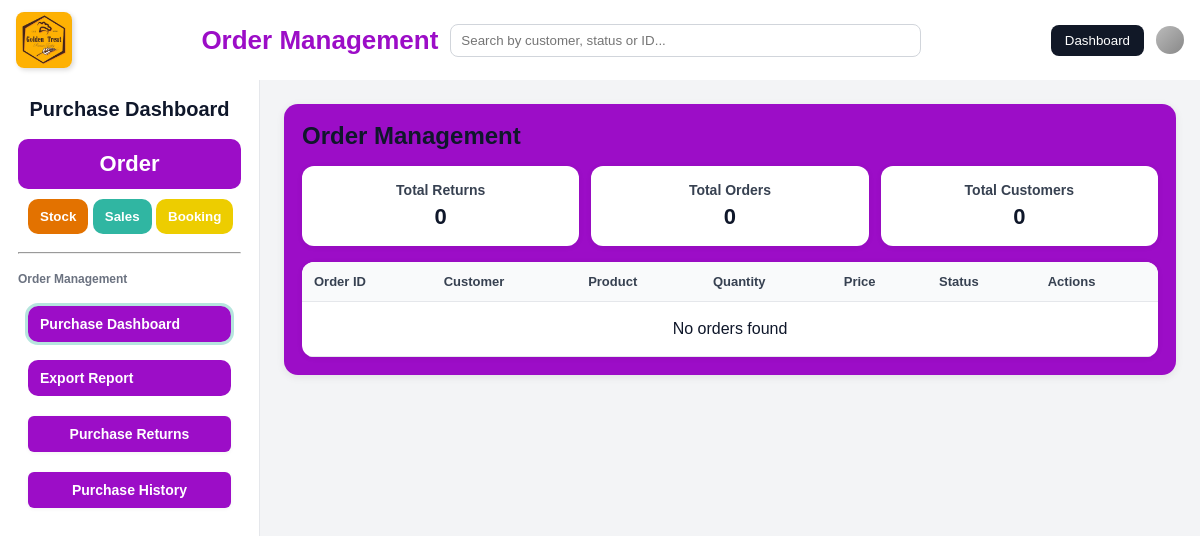
Page /order/order.php on the earlier database version.
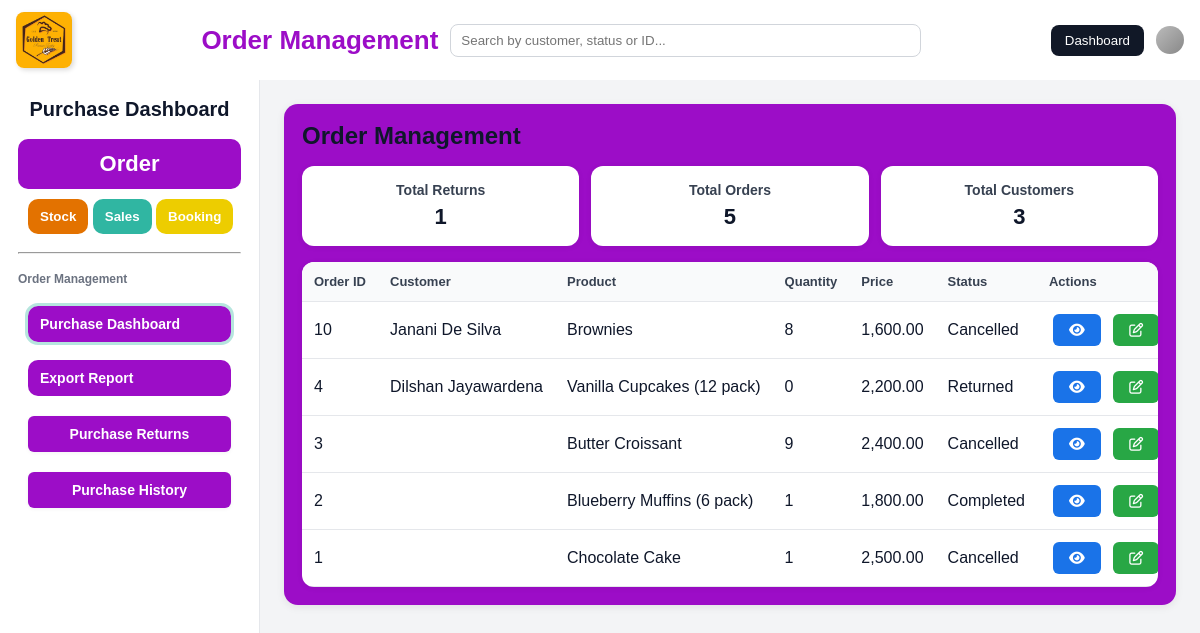
Same page on the later database version.
### tables this page shows
CREATE TABLE `orders` (
  `id` int(11) NOT NULL,
  `order_number` varchar(64) DEFAULT NULL,
  `user_id` int(11) DEFAULT NULL,
  `order_date` date NOT NULL,
  `customer_name` varchar(100) NOT NULL,
  `customer_email` varchar(255) NOT NULL,
  `product` varchar(100) NOT NULL,
  `quantity` int(11) NOT NULL DEFAULT 1,
  `original_quantity` int(11) NOT NULL DEFAULT 0,
  `price` decimal(10,2) NOT NULL DEFAULT 0.00,
  `total_amount` decimal(10,2) NOT NULL DEFAULT 0.00,
  `original_price` decimal(10,2) NOT NULL DEFAULT 0.00,
  `status` varchar(60) NOT NULL DEFAULT 'Order Received',
  `created_at` timestamp NOT NULL DEFAULT current_timestamp(),
  `updated_at` timestamp NOT NULL DEFAULT current_timestamp() ON UPDATE current_timestamp(),
  `customer_phone` varchar(32) DEFAULT NULL,
  `order_summary` longtext DEFAULT NULL,
  `deleted_at` datetime DEFAULT NULL,
  `deleted_by` int(11) DEFAULT NULL
);

### order/order.php (the view, shortened to what this page needs)
<?php
$host = "localhost";
$user = "root";
$pass = "";
$db   = "golden_treat";
$conn = new mysqli($host, $user, $pass, $db);
$conn->set_charset('utf8mb4');
$sql = "SELECT id, order_date, customer_name, product, quantity, price, status
        FROM orders
        WHERE deleted_at IS NULL
        ORDER BY id DESC";
$stmt = $conn->prepare($sql);
$stmt->execute();
$result = $stmt->get_result();
$orders = $result->fetch_all(MYSQLI_ASSOC);
$res2 = $conn->query("SELECT COUNT(*) AS total_orders FROM orders WHERE deleted_at IS NULL");
$row2 = $res2->fetch_assoc();
$totalOrders = (int)$row2['total_orders'];
$res3 = $conn->query("SELECT COUNT(*) AS total_returns FROM orders WHERE status = 'Returned' AND deleted_at IS NULL");
$row3 = $res3 ? $res3->fetch_assoc() : null; $totalReturns = (int)($row3['total_returns'] ?? 0);
$res4 = $conn->query("SELECT COUNT(DISTINCT customer_name) AS total_customers FROM orders WHERE deleted_at IS NULL"); $row4 = $res4 ? $res4->fetch_assoc() : null; $totalCustomers = (int)($row4['total_customers'] ?? 0);
?>
<!DOCTYPE html>
<html lang="en">
<head>
  <link rel="stylesheet" href="css/order_style.css">
  <link rel="stylesheet" href="https://cdnjs.cloudflare.com/ajax/libs/font-awesome/6.6.0/css/all.min.css"/>
</head>
<body>
  <div class="header">
    <div class="header-left"><img src="logo.jpg" alt="Logo" /></div>
    <div class="header-middle">
      <div class="header-middle-title">Order Management</div>
      <div class="search-bar"><input id="globalSearch" type="text" placeholder="Search by customer, status or ID..." />
      </div>
    </div>
    <div class="header-right">
  <button class="role-btn" onclick="window.location.href='index.html'">Dashboard</button>
      <div class="user-icon"></div>
    </div>
  </div>
  <div class="layout">
    <aside class="sidebar">
      <h1>Purchase Dashboard</h1>
      <nav>
        <button class="salesbtn" disabled>Order</button>
        <div class="otherbtn">
     <button class="Sbtn" onclick="window.location.href='../stoke/stock.php'">Stock</button>
    <button class="Ubtn" onclick="window.location.href='../sales/index.php'">Sales</button>
    <button class="Bbtn" onclick="window.location.href='../booking/index.html'">Booking</button>
        </div>
        <hr />
        <p>Order Management</p>
        <div class="salebtn">
          <button class="tab-btn active" data-page="sales-dashboard">Purchase Dashboard</button>
          <button class="tab-btn" data-page="sales-export">Export Report</button>
          <button type="button" class="orderhistory" onclick="window.location.href='purchase_returns.php'">Purchase Returns</button>
          <button type="button" class="orderhistory" onclick="window.location.href='purchase_history.php'">Purchase History</button>
        </div>
      </nav>
    </aside>
<main class="free-area">
      <section id="orders" class="panel active">
         <div class="content">
        <h2>Order Management</h2>
         <div class="cards">
            <div class="card">
              <h3>Total Returns</h3>
              <p id="cardTotal"><?= $totalReturns ?></p>
            </div>
            <div class="card">
              <h3>Total Orders</h3>
              <p id="cardOrders"><?= $totalOrders ?></p>
            </div>
            <div class="card">
              <h3>Total Customers</h3>
              <p id="cardCustomers"><?= $totalCustomers ?></p>
            </div>
          </div>
        <div class="table-wrap">
        <table>
          <thead>
            <tr>
              <th>Order ID</th>
              <th>Customer</th>
              <th>Product</th>
              <th>Quantity</th>
              <th>Price</th>
              <th>Status</th>
              <th>Actions</th>
            </tr>
          </thead>
          <tbody id="orderTable">
            <?php if(empty($orders)): ?>
              <tr><td colspan="7" style="text-align:center;padding:18px">No orders found</td></tr>
            <?php else: foreach($orders as $o): ?>
              <tr>
                <td><?= htmlspecialchars($o['id']) ?></td>
                <td><?= htmlspecialchars($o['customer_name']) ?></td>
                <td><?= htmlspecialchars($o['product']) ?></td>
                <td><?= (int)$o['quantity'] ?></td>
                <td><?= number_format((float)$o['price'], 2) ?></td>
                <td><?= htmlspecialchars($o['status']) ?></td>
                <td>
                  <button class="btnview"
                    type="button"
                    data-id="<?= htmlspecialchars($o['id']) ?>"
                    data-order-date="<?= htmlspecialchars($o['order_date']) ?>"
                    data-customer_name="<?= htmlspecialchars($o['customer_name']) ?>"
                    data-product="<?= htmlspecialchars($o['product']) ?>"
                    data-quantity="<?= (int)$o['quantity'] ?>"
                    data-price="<?= htmlspecialchars($o['price']) ?>"
                    data-status="<?= htmlspecialchars($o['status']) ?>">
                    <i class="fa-solid fa-eye"></i>
                  </button>
                  <button class="btnupdate"
                    type="button"
                    data-id="<?= htmlspecialchars($o['id']) ?>"
                    data-order-date="<?= htmlspecialchars($o['order_date']) ?>"
                    data-customer="<?= htmlspecialchars($o['customer_name']) ?>"
                    data-product="<?= htmlspecialchars($o['product']) ?>"
                    data-quantity="<?= (int)$o['quantity'] ?>"
                    data-price="<?= htmlspecialchars($o['price']) ?>"
                    data-status="<?= htmlspecialchars($o['status']) ?>">
                    <i class="fa-regular fa-pen-to-square"></i>
                  </button>
                </td>
              </tr>
            <?php endforeach; endif; ?>
          </tbody>
        </table>
        </div>
      </section>
    </main>
  </div>
</body>
</html>

### order/css/order_style.css (style rules this page uses)
:root { --brand: #9c0dc7; --ink: #111827; --paper: #fff; --muted: #6b7280; --soft: #e5e7eb; --warn: #ffc107; --danger: #dc3545; --primary: #007bff; }
* { margin: 0; padding: 0; box-sizing: border-box }
body { font-family: Arial, Helvetica, sans-serif; background: #f4f6f9; color: #0f172a; min-height: 100vh; display: flex; flex-direction: column }
.header { display: flex; align-items: center; justify-content: space-between; background: #fff; padding: 12px 16px; box-shadow: 0 2px 5px rgba(0, 0, 0, .08) }
.header-left img { width: 56px; height: auto; border-radius: 8px; display: block; box-shadow: 2px 2px 5px rgba(0, 0, 0, .15) }
.header-middle { display: flex; align-items: center; gap: 12px; flex: 1; margin: 0 16px; max-width: 720px }
.header-middle-title { font-weight: 800; font-size: 26px; color: var(--brand); white-space: nowrap }
.search-bar { flex: 1; display: flex }
.search-bar input { width: 100%; padding: 8px 10px; border: 1px solid #d1d5db; border-radius: 8px }
.header-right { display: flex; align-items: center; gap: 12px }
.role-btn { background: #111827; color: #fff; padding: 8px 14px; border: none; border-radius: 8px; cursor: pointer }
.user-icon { width: 28px; height: 28px; background: linear-gradient(135deg, #bbb, #888); border-radius: 50% }
.layout { flex: 1; display: flex; min-height: 0 }
.sidebar { width: 260px; background: #fff; padding: 18px; display: flex; flex-direction: column; gap: 10px; border-right: 1px solid #e5e7eb; }
.sidebar h1 { text-align: center; font-size: 20px; margin-bottom: 8px; color: #0f172a }
.sidebar nav { display: flex; flex-direction: column; gap: 10px }
.salesbtn { background: var(--brand); border: none; border-radius: 10px; color: #fff; font-weight: 800; font-size: 22px; padding: 12px; text-align: center }
.otherbtn button { border: none; border-radius: 10px; color: #fff; cursor: pointer; padding: 10px 12px; font-weight: 700; gap: 10px; }
.salebtn button { background: #9c0dc7; border: none; text-align: left; padding: 10px; margin: 10px; border-radius: 6px; cursor: pointer; font-size: 14px; display: flex; flex-direction: column; gap: 10px; color: #fff; }
.Sbtn { background: #e37200; margin-left: 10px; }
.Ubtn { background: #30b6a2 }
.Bbtn { background: #edcd00 }
.sidebar hr { margin: 8px 0 }
.sidebar p { font-size: 12px; color: #6b7280; font-weight: 700 }
.salebtn button { background: var(--brand); text-align: left }
.salebtn button.active { outline: 3px solid rgba(146, 48, 182, 0.35) }
.salebtn { display: flex; flex-direction: column }
.salebtn .tab-btn { background: var(--brand); border: none; border-radius: 10px; color: #fff; cursor: pointer; padding: 10px 12px; font-weight: 700; text-align: left }
.salebtn .tab-btn+.tab-btn { margin-top: 8px }
.salebtn .tab-btn.active { outline: 3px solid rgba(48, 182, 162, .35) }
.free-area { flex: 1; background: #f3f4f6; padding: 24px; overflow: auto }
.panel { display: none }
.panel.active { display: block }
.content { background: #9c0dc7; border-radius: 14px; padding: 18px; box-shadow: 0 2px 8px rgba(0, 0, 0, .08); display: flex; flex-direction: column; gap: 16px }
.cards { display: grid; grid-template-columns: repeat(3, 1fr); gap: 12px }
.card { background: #fff; border-radius: 12px; padding: 16px; box-shadow: 0 1px 6px rgba(0, 0, 0, .06); text-align: center }
.card h3 { font-size: 14px; color: #374151 }
.card p { font-size: 22px; font-weight: 800; margin-top: 6px; color: #0f172a }
.table-wrap { background: #fff; border-radius: 12px; box-shadow: 0 1px 6px rgba(0, 0, 0, .06); overflow: auto }
table { width: 100%; border-collapse: collapse }
th, td { padding: 12px; border-bottom: 1px solid #e5e7eb; text-align: left; white-space: nowrap }
th { background: #f9fafb; font-size: 13px; color: #374151; cursor: pointer; position: sticky; top: 0 }
.btnview, .btnupdate, .btndelete, .btnreturn { padding: 8px 16px; border: none; border-radius: 6px; font-size: 14px; cursor: pointer; transition: all 0.2s ease-in-out; margin: 0 4px; color: white; }
.btnview { background-color: #1a73e8; }
.btnupdate { background-color: #28a745; }
.orderhistory { background: var(--brand); color: #fff; border: none; border-radius: 6px; padding: 10px 12px; margin: 10px 0; font-weight: 700; font-size: 14px; text-align: left; cursor: pointer; display: flex; align-items: center; gap: 10px; width: calc(100% - 20px); box-shadow: 0 1px 4px rgba(0,0,0,0.05); }

Differences in the rows shown:
added orders: id "10", customer_name "Janani De Silva", product "Brownies", quantity "8", price "1,600.00", status "Cancelled"
added orders: id "4", customer_name "Dilshan Jayawardena", product "Vanilla Cupcakes (12 pack)", quantity "0", price "2,200.00", status "Returned"
added orders: id "3", product "Butter Croissant", quantity "9", price "2,400.00", status "Cancelled"
added orders: id "2", product "Blueberry Muffins (6 pack)", quantity "1", price "1,800.00", status "Completed"
added orders: id "1", product "Chocolate Cake", quantity "1", price "2,500.00", status "Cancelled"
Other differences:
$totalReturns: "0" → "1"
$totalOrders: "0" → "5"
$totalCustomers: "0" → "3"
text no longer shown: "No orders found"
